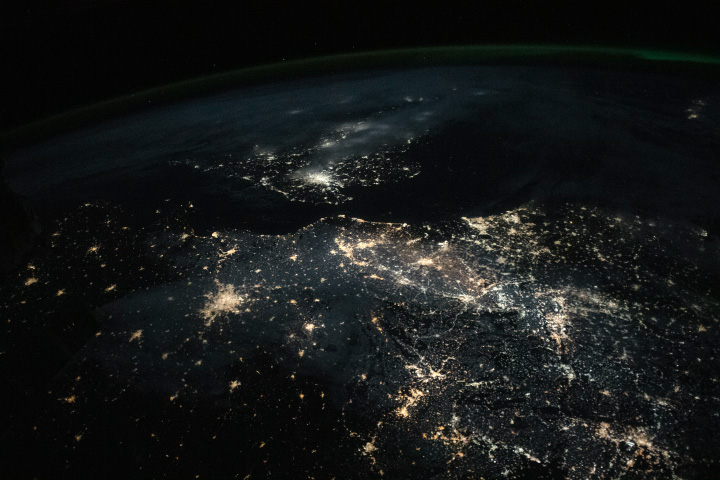
#> input picture test_images/earth_night.jpg, 720 x 480 px, found by its file name
$ python frequencydisplay.py
#> lines starting #> are read from the running program, lines starting #| are printed output that depends on the picture
import cv2
import numpy as np
import matplotlib.pyplot as plt

# Create a sample grayscale image (replace this with your actual image)
image_path = 'test_images/earth_night.jpg'  # Replace with your actual image file name

# Load the image
image = cv2.imread(image_path, cv2.IMREAD_GRAYSCALE)
#> image: shape (480, 720); min 0, max 255, mean 23.5

# Define vertical line positions and initialize an output image
height, width = image.shape
#> height = 480; width = 720

# Initialize parameters
da = 60  # grid step [pixels]
tr0 = 4  # max difference of intensity inside vacuum homogeneous area

# Process vertical lines
line_positions = np.arange(da // 2, width, da)  # X-coordinates of vertical lines
output_image = cv2.cvtColor(image, cv2.COLOR_GRAY2BGR)  # Convert to BGR for colored lines

# Draw vertical lines and their intensity profiles
for x in line_positions:
    # Draw the vertical line on the image
    cv2.line(output_image, (x, 0), (x, image.shape[0] - 1), (0, 0, 255), 1)  # Red vertical line

    # Compute the intensity profile along the vertical line
    intensity_profile = image[:, x]

    # Find the position of the greatest difference in intensity
    diff = np.abs(np.diff(intensity_profile))  # Compute differences between adjacent pixels
    max_diff_position = np.argmax(np.abs(np.diff(image[:, x])) >= tr0)  # Find the index of the maximum difference

    # Draw a tiny blue line at the position of the greatest difference
    cv2.line(output_image, (x - 5, max_diff_position), (x + 5, max_diff_position), (255, 0, 0), 2)  # Blue line

    # Normalize the intensity profile to fit within the image width
    normalized_profile = (intensity_profile / intensity_profile.max() * 50).astype(int)  # Scale to max width of 50 pixels

    # Draw the intensity profile as a white line to the right of the vertical line
    for y, intensity in enumerate(normalized_profile):
        output_image[y, x + 10:x + 10 + intensity] = (255, 255, 255)  # White line
#> this loop made 12 passes
#> max_diff_position on passes 1 to 12: 0, 0, 2, 5, 1, 7, 2, 5, 2, 0, 2, 0
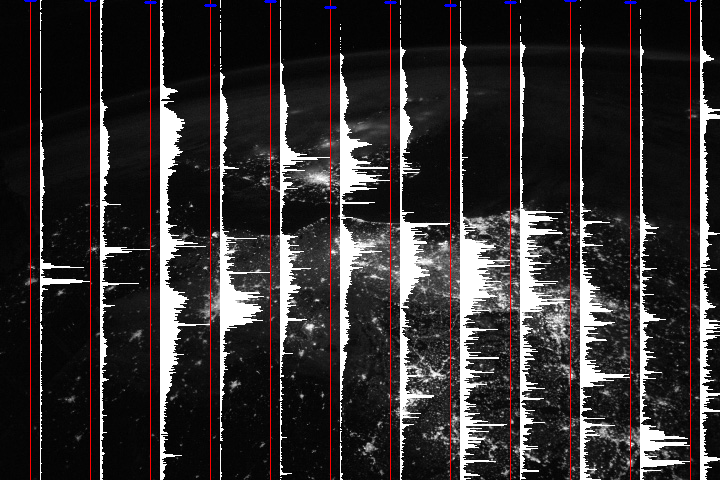
#> output_image: shape (480, 720, 3); mean B, G, R 47.6, 47.3, 51.5

# Display the result using Matplotlib
plt.figure(figsize=(8, 8))
plt.imshow(cv2.cvtColor(output_image, cv2.COLOR_BGR2RGB))
plt.title("Vertical Lines with Intensity Profiles and Max Difference Points")
plt.axis("off")
plt.show()

$ run again, with test_images/earth.jpg copied over test_images/earth_night.jpg
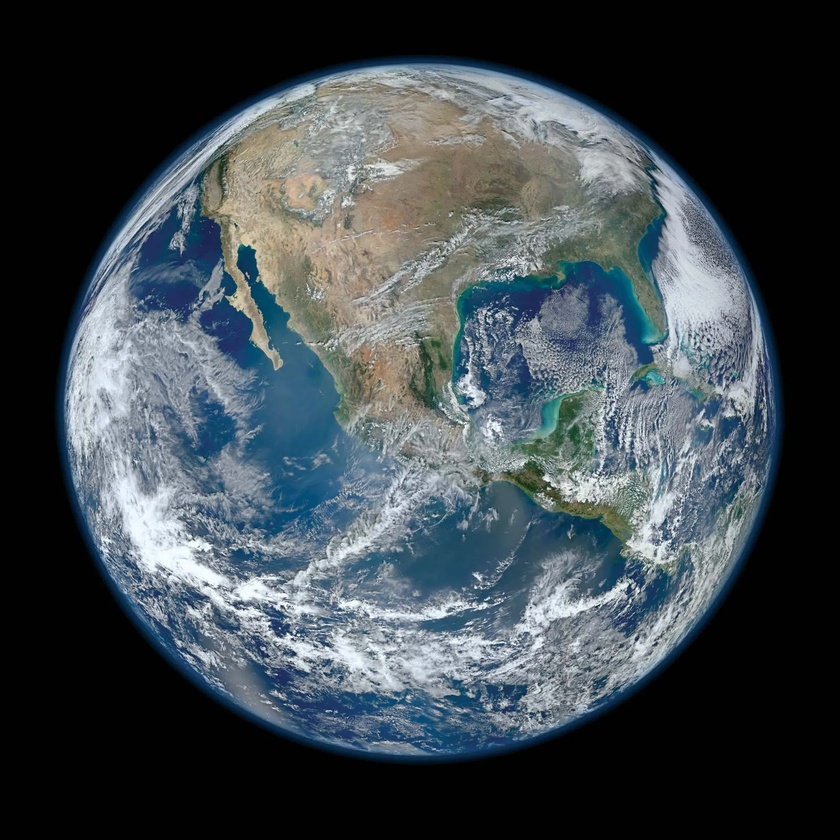
#> input picture test_images/earth.jpg, 840 x 840 px, shrunk from 1600 x 1600 before the run, found by its file name
#> `image = cv2.imread(image_path, cv2.IMREAD_GRAYSCALE)`:
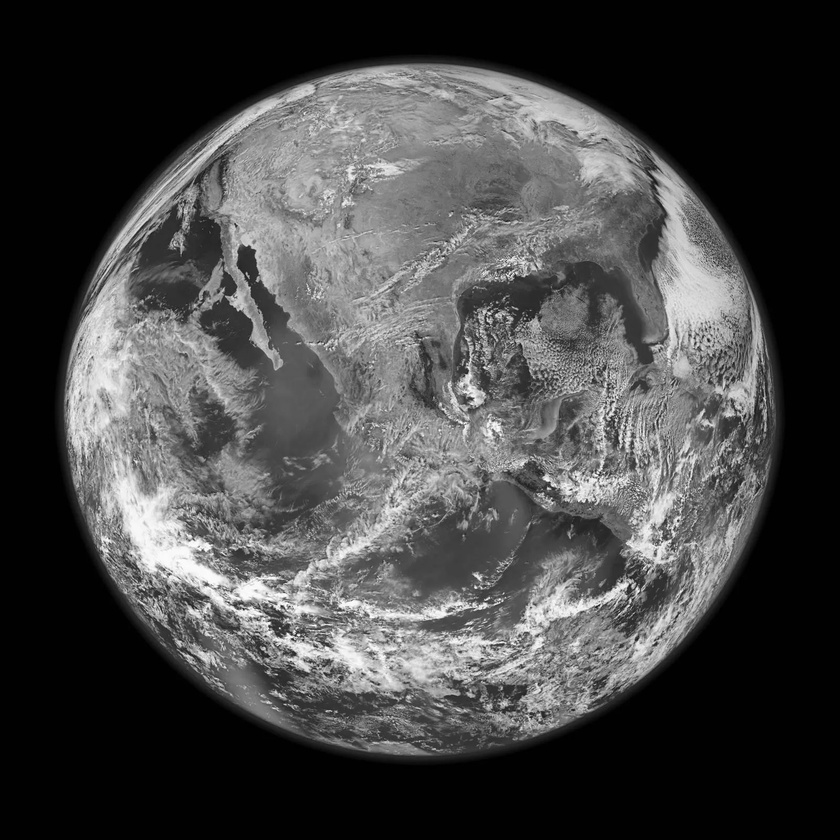
#> image: shape (840, 840); min 0, max 255, mean 70.4
#> the loop `for x in line_positions:` made 14 passes
#> max_diff_position on passes 1 to 8: 0, 267, 168, 111, 85, 64, 50, 49
#> after the loop `for x in line_positions:`:
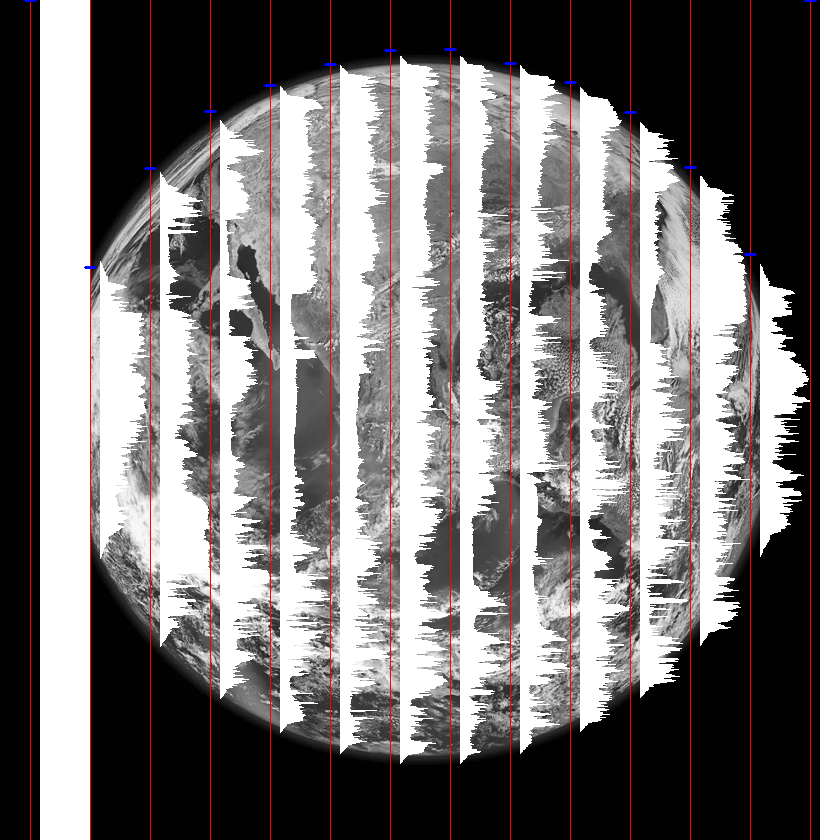
#> output_image: shape (840, 840, 3); mean B, G, R 120.7, 120.5, 124.8

$ run again, with test_images/earth_side.jpg copied over test_images/earth_night.jpg
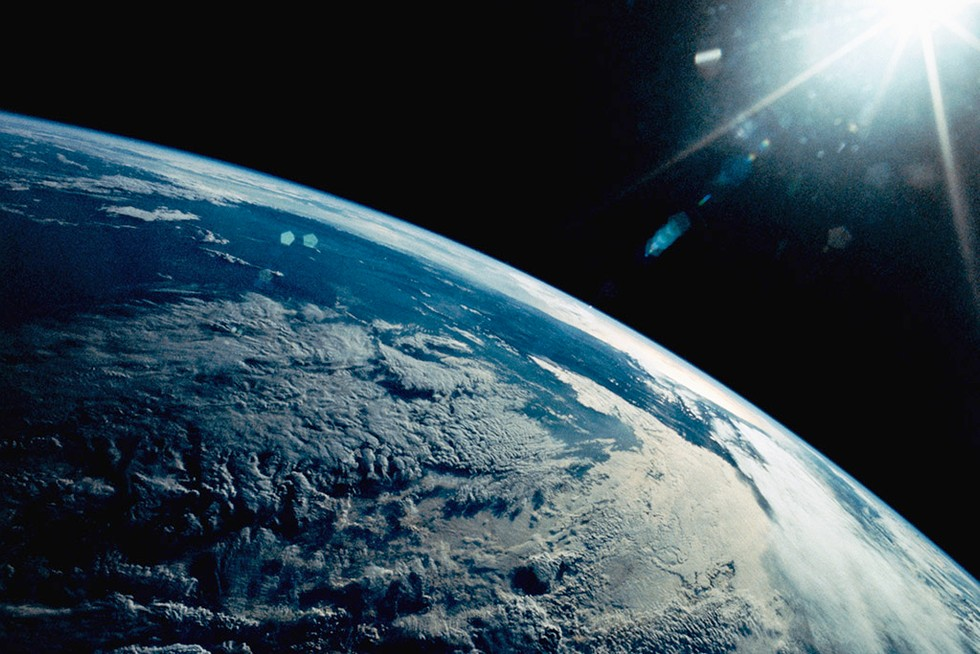
#> input picture test_images/earth_side.jpg, 980 x 654 px, found by its file name
#> `image = cv2.imread(image_path, cv2.IMREAD_GRAYSCALE)`:
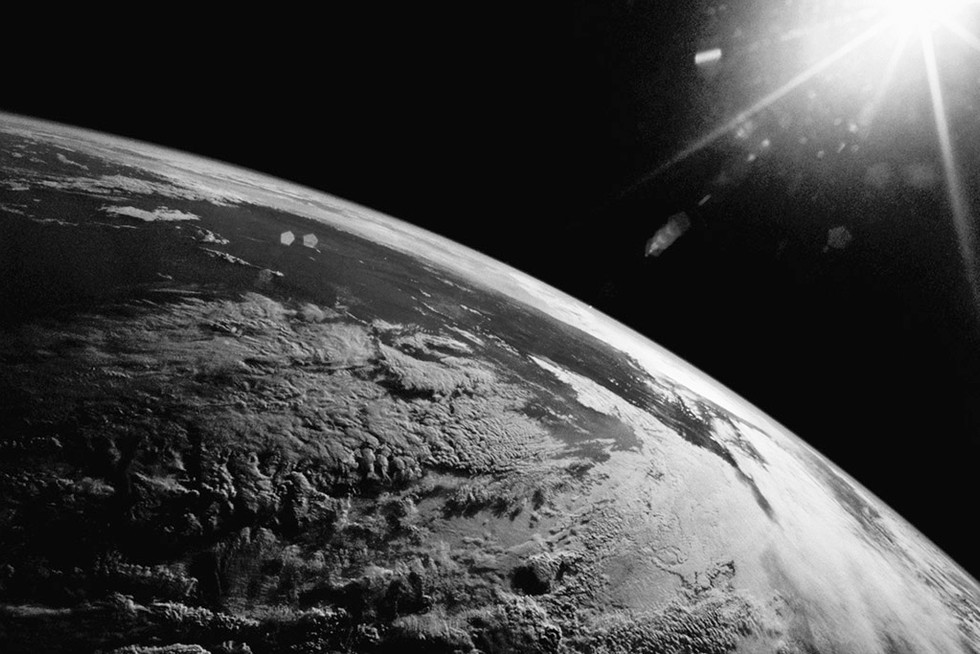
#> image: shape (654, 980); min 0, max 255, mean 67.4
#> the loop `for x in line_positions:` made 16 passes
#> max_diff_position on passes 1 to 8: 112, 125, 138, 153, 168, 192, 207, 231
#> after the loop `for x in line_positions:`:
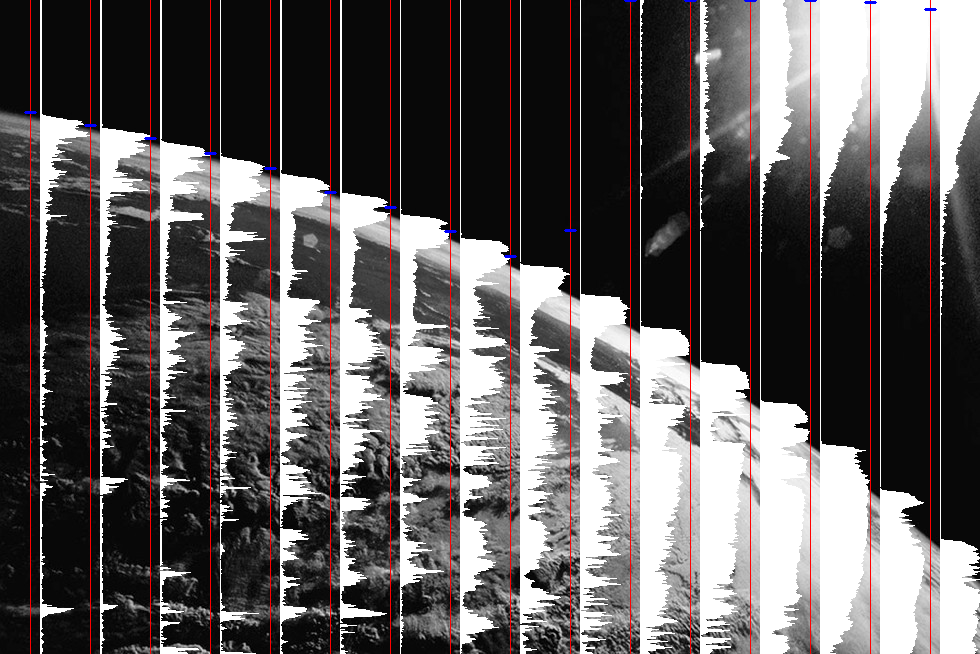
#> output_image: shape (654, 980, 3); mean B, G, R 95.9, 95.7, 99.8
